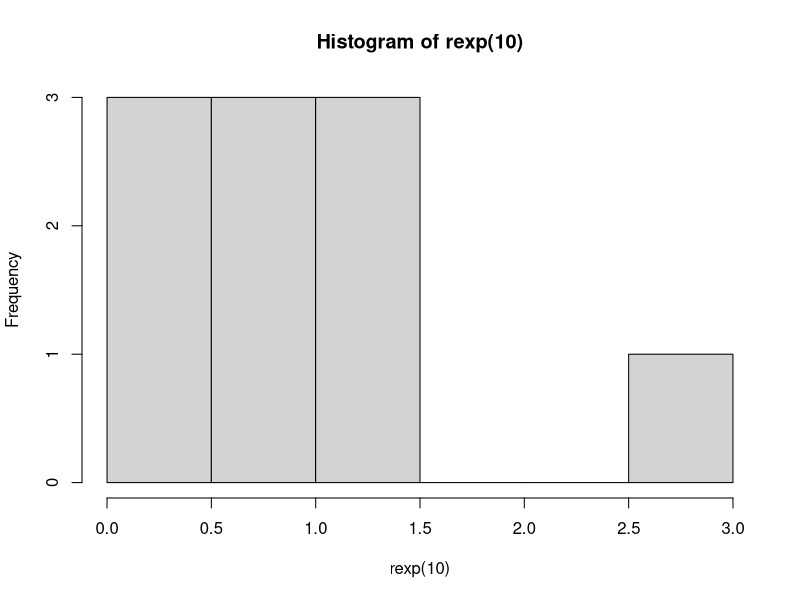
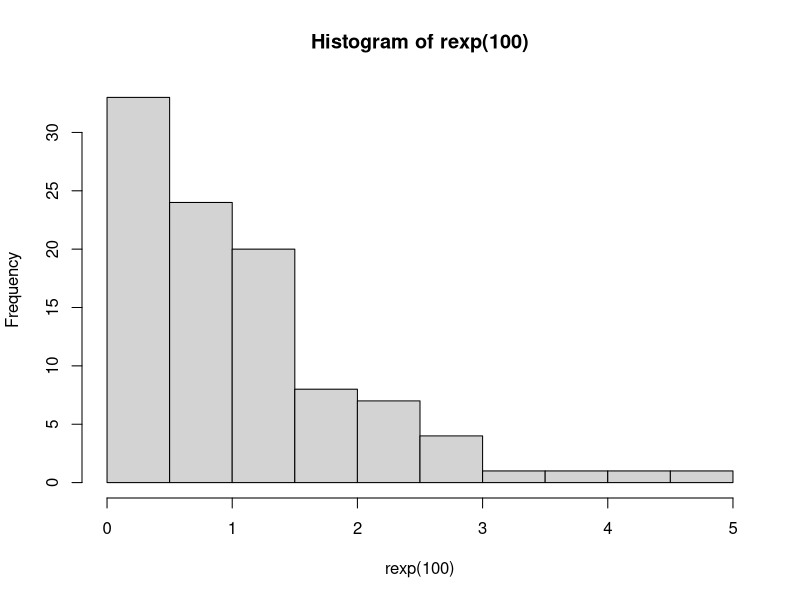
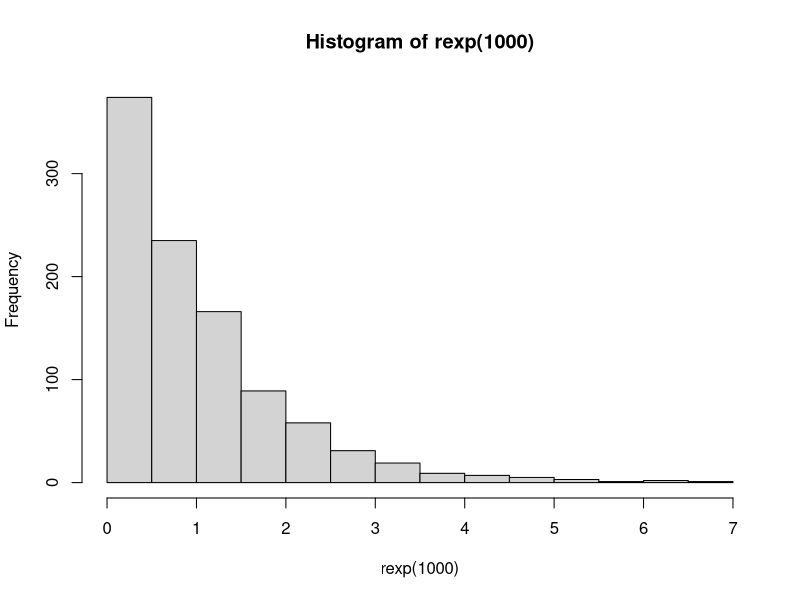
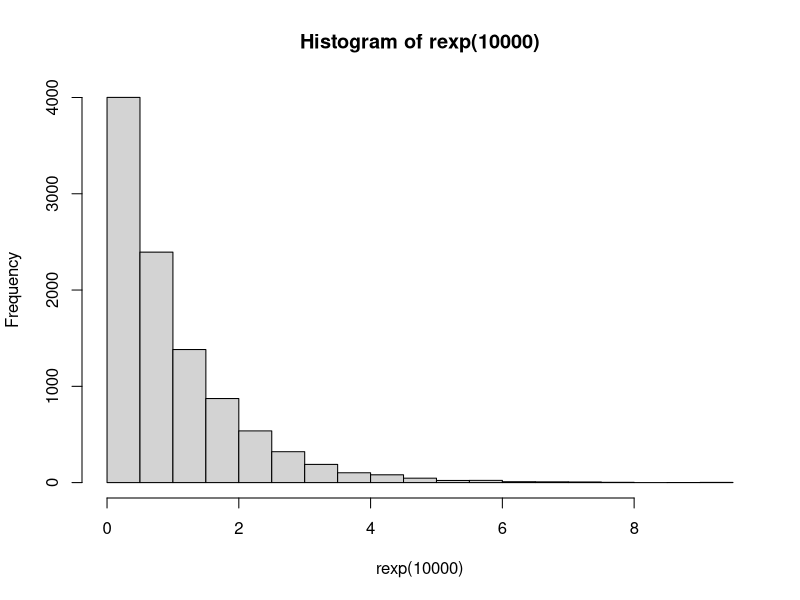

The R script that drew these images, in order:
#5a
set.seed(1)
rexp(3)

#5b
hist(rexp(10))
hist(rexp(100))
hist(rexp(1000))
hist(rexp(10000))

#5c
n = 100
lambda = 3

set.seed(1)
rataan = mean(rexp(n, lambda))
varian = (sd(rexp(n, lambda)))^2
rataan
varian
